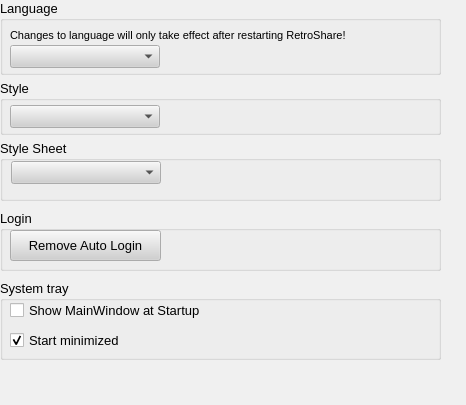
<ui version="4.0" >
 <class>GeneralDialog</class>
 <widget class="QWidget" name="GeneralDialog" >
  <property name="geometry" >
   <rect>
    <x>0</x>
    <y>0</y>
    <width>466</width>
    <height>405</height>
   </rect>
  </property>
  <property name="palette" >
   <palette>
    <active>
     <colorrole role="WindowText" >
      <brush brushstyle="SolidPattern" >
       <color alpha="255" >
        <red>0</red>
        <green>0</green>
        <blue>0</blue>
       </color>
      </brush>
     </colorrole>
     <colorrole role="Button" >
      <brush brushstyle="SolidPattern" >
       <color alpha="255" >
        <red>208</red>
        <green>208</green>
        <blue>208</blue>
       </color>
      </brush>
     </colorrole>
     <colorrole role="Light" >
      <brush brushstyle="SolidPattern" >
       <color alpha="255" >
        <red>255</red>
        <green>255</green>
        <blue>255</blue>
       </color>
      </brush>
     </colorrole>
     <colorrole role="Midlight" >
      <brush brushstyle="SolidPattern" >
       <color alpha="255" >
        <red>247</red>
        <green>247</green>
        <blue>247</blue>
       </color>
      </brush>
     </colorrole>
     <colorrole role="Dark" >
      <brush brushstyle="SolidPattern" >
       <color alpha="255" >
        <red>104</red>
        <green>104</green>
        <blue>104</blue>
       </color>
      </brush>
     </colorrole>
     <colorrole role="Mid" >
      <brush brushstyle="SolidPattern" >
       <color alpha="255" >
        <red>139</red>
        <green>139</green>
        <blue>139</blue>
       </color>
      </brush>
     </colorrole>
     <colorrole role="Text" >
      <brush brushstyle="SolidPattern" >
       <color alpha="255" >
        <red>0</red>
        <green>0</green>
        <blue>0</blue>
       </color>
      </brush>
     </colorrole>
     <colorrole role="BrightText" >
      <brush brushstyle="SolidPattern" >
       <color alpha="255" >
        <red>255</red>
        <green>255</green>
        <blue>255</blue>
       </color>
      </brush>
     </colorrole>
     <colorrole role="ButtonText" >
      <brush brushstyle="SolidPattern" >
       <color alpha="255" >
        <red>0</red>
        <green>0</green>
        <blue>0</blue>
       </color>
      </brush>
     </colorrole>
     <colorrole role="Base" >
      <brush brushstyle="SolidPattern" >
       <color alpha="255" >
        <red>255</red>
        <green>255</green>
        <blue>255</blue>
       </color>
      </brush>
     </colorrole>
     <colorrole role="Window" >
      <brush brushstyle="SolidPattern" >
       <color alpha="255" >
        <red>240</red>
        <green>240</green>
        <blue>240</blue>
       </color>
      </brush>
     </colorrole>
     <colorrole role="Shadow" >
      <brush brushstyle="SolidPattern" >
       <color alpha="255" >
        <red>0</red>
        <green>0</green>
        <blue>0</blue>
       </color>
      </brush>
     </colorrole>
     <colorrole role="Highlight" >
      <brush brushstyle="SolidPattern" >
       <color alpha="255" >
        <red>0</red>
        <green>0</green>
        <blue>128</blue>
       </color>
      </brush>
     </colorrole>
     <colorrole role="HighlightedText" >
      <brush brushstyle="SolidPattern" >
       <color alpha="255" >
        <red>255</red>
        <green>255</green>
        <blue>255</blue>
       </color>
      </brush>
     </colorrole>
     <colorrole role="Link" >
      <brush brushstyle="SolidPattern" >
       <color alpha="255" >
        <red>0</red>
        <green>0</green>
        <blue>255</blue>
       </color>
      </brush>
     </colorrole>
     <colorrole role="LinkVisited" >
      <brush brushstyle="SolidPattern" >
       <color alpha="255" >
        <red>255</red>
        <green>0</green>
        <blue>255</blue>
       </color>
      </brush>
     </colorrole>
     <colorrole role="AlternateBase" >
      <brush brushstyle="SolidPattern" >
       <color alpha="255" >
        <red>231</red>
        <green>231</green>
        <blue>231</blue>
       </color>
      </brush>
     </colorrole>
    </active>
    <inactive>
     <colorrole role="WindowText" >
      <brush brushstyle="SolidPattern" >
       <color alpha="255" >
        <red>0</red>
        <green>0</green>
        <blue>0</blue>
       </color>
      </brush>
     </colorrole>
     <colorrole role="Button" >
      <brush brushstyle="SolidPattern" >
       <color alpha="255" >
        <red>208</red>
        <green>208</green>
        <blue>208</blue>
       </color>
      </brush>
     </colorrole>
     <colorrole role="Light" >
      <brush brushstyle="SolidPattern" >
       <color alpha="255" >
        <red>255</red>
        <green>255</green>
        <blue>255</blue>
       </color>
      </brush>
     </colorrole>
     <colorrole role="Midlight" >
      <brush brushstyle="SolidPattern" >
       <color alpha="255" >
        <red>247</red>
        <green>247</green>
        <blue>247</blue>
       </color>
      </brush>
     </colorrole>
     <colorrole role="Dark" >
      <brush brushstyle="SolidPattern" >
       <color alpha="255" >
        <red>104</red>
        <green>104</green>
        <blue>104</blue>
       </color>
      </brush>
     </colorrole>
     <colorrole role="Mid" >
      <brush brushstyle="SolidPattern" >
       <color alpha="255" >
        <red>139</red>
        <green>139</green>
        <blue>139</blue>
       </color>
      </brush>
     </colorrole>
     <colorrole role="Text" >
      <brush brushstyle="SolidPattern" >
       <color alpha="255" >
        <red>0</red>
        <green>0</green>
        <blue>0</blue>
       </color>
      </brush>
     </colorrole>
     <colorrole role="BrightText" >
      <brush brushstyle="SolidPattern" >
       <color alpha="255" >
        <red>255</red>
        <green>255</green>
        <blue>255</blue>
       </color>
      </brush>
     </colorrole>
     <colorrole role="ButtonText" >
      <brush brushstyle="SolidPattern" >
       <color alpha="255" >
        <red>0</red>
        <green>0</green>
        <blue>0</blue>
       </color>
      </brush>
     </colorrole>
     <colorrole role="Base" >
      <brush brushstyle="SolidPattern" >
       <color alpha="255" >
        <red>255</red>
        <green>255</green>
        <blue>255</blue>
       </color>
      </brush>
     </colorrole>
     <colorrole role="Window" >
      <brush brushstyle="SolidPattern" >
       <color alpha="255" >
        <red>240</red>
        <green>240</green>
        <blue>240</blue>
       </color>
      </brush>
     </colorrole>
     <colorrole role="Shadow" >
      <brush brushstyle="SolidPattern" >
       <color alpha="255" >
        <red>0</red>
        <green>0</green>
        <blue>0</blue>
       </color>
      </brush>
     </colorrole>
     <colorrole role="Highlight" >
      <brush brushstyle="SolidPattern" >
       <color alpha="255" >
        <red>192</red>
        <green>192</green>
        <blue>192</blue>
       </color>
      </brush>
     </colorrole>
     <colorrole role="HighlightedText" >
      <brush brushstyle="SolidPattern" >
       <color alpha="255" >
        <red>0</red>
        <green>0</green>
        <blue>0</blue>
       </color>
      </brush>
     </colorrole>
     <colorrole role="Link" >
      <brush brushstyle="SolidPattern" >
       <color alpha="255" >
        <red>0</red>
        <green>0</green>
        <blue>255</blue>
       </color>
      </brush>
     </colorrole>
     <colorrole role="LinkVisited" >
      <brush brushstyle="SolidPattern" >
       <color alpha="255" >
        <red>255</red>
        <green>0</green>
        <blue>255</blue>
       </color>
      </brush>
     </colorrole>
     <colorrole role="AlternateBase" >
      <brush brushstyle="SolidPattern" >
       <color alpha="255" >
        <red>231</red>
        <green>231</green>
        <blue>231</blue>
       </color>
      </brush>
     </colorrole>
    </inactive>
    <disabled>
     <colorrole role="WindowText" >
      <brush brushstyle="SolidPattern" >
       <color alpha="255" >
        <red>104</red>
        <green>104</green>
        <blue>104</blue>
       </color>
      </brush>
     </colorrole>
     <colorrole role="Button" >
      <brush brushstyle="SolidPattern" >
       <color alpha="255" >
        <red>208</red>
        <green>208</green>
        <blue>208</blue>
       </color>
      </brush>
     </colorrole>
     <colorrole role="Light" >
      <brush brushstyle="SolidPattern" >
       <color alpha="255" >
        <red>255</red>
        <green>255</green>
        <blue>255</blue>
       </color>
      </brush>
     </colorrole>
     <colorrole role="Midlight" >
      <brush brushstyle="SolidPattern" >
       <color alpha="255" >
        <red>247</red>
        <green>247</green>
        <blue>247</blue>
       </color>
      </brush>
     </colorrole>
     <colorrole role="Dark" >
      <brush brushstyle="SolidPattern" >
       <color alpha="255" >
        <red>104</red>
        <green>104</green>
        <blue>104</blue>
       </color>
      </brush>
     </colorrole>
     <colorrole role="Mid" >
      <brush brushstyle="SolidPattern" >
       <color alpha="255" >
        <red>139</red>
        <green>139</green>
        <blue>139</blue>
       </color>
      </brush>
     </colorrole>
     <colorrole role="Text" >
      <brush brushstyle="SolidPattern" >
       <color alpha="255" >
        <red>104</red>
        <green>104</green>
        <blue>104</blue>
       </color>
      </brush>
     </colorrole>
     <colorrole role="BrightText" >
      <brush brushstyle="SolidPattern" >
       <color alpha="255" >
        <red>255</red>
        <green>255</green>
        <blue>255</blue>
       </color>
      </brush>
     </colorrole>
     <colorrole role="ButtonText" >
      <brush brushstyle="SolidPattern" >
       <color alpha="255" >
        <red>104</red>
        <green>104</green>
        <blue>104</blue>
       </color>
      </brush>
     </colorrole>
     <colorrole role="Base" >
      <brush brushstyle="SolidPattern" >
       <color alpha="255" >
        <red>240</red>
        <green>240</green>
        <blue>240</blue>
       </color>
      </brush>
     </colorrole>
     <colorrole role="Window" >
      <brush brushstyle="SolidPattern" >
       <color alpha="255" >
        <red>240</red>
        <green>240</green>
        <blue>240</blue>
       </color>
      </brush>
     </colorrole>
     <colorrole role="Shadow" >
      <brush brushstyle="SolidPattern" >
       <color alpha="255" >
        <red>0</red>
        <green>0</green>
        <blue>0</blue>
       </color>
      </brush>
     </colorrole>
     <colorrole role="Highlight" >
      <brush brushstyle="SolidPattern" >
       <color alpha="255" >
        <red>0</red>
        <green>0</green>
        <blue>128</blue>
       </color>
      </brush>
     </colorrole>
     <colorrole role="HighlightedText" >
      <brush brushstyle="SolidPattern" >
       <color alpha="255" >
        <red>255</red>
        <green>255</green>
        <blue>255</blue>
       </color>
      </brush>
     </colorrole>
     <colorrole role="Link" >
      <brush brushstyle="SolidPattern" >
       <color alpha="255" >
        <red>0</red>
        <green>0</green>
        <blue>255</blue>
       </color>
      </brush>
     </colorrole>
     <colorrole role="LinkVisited" >
      <brush brushstyle="SolidPattern" >
       <color alpha="255" >
        <red>255</red>
        <green>0</green>
        <blue>255</blue>
       </color>
      </brush>
     </colorrole>
     <colorrole role="AlternateBase" >
      <brush brushstyle="SolidPattern" >
       <color alpha="255" >
        <red>231</red>
        <green>231</green>
        <blue>231</blue>
       </color>
      </brush>
     </colorrole>
    </disabled>
   </palette>
  </property>
  <property name="font" >
   <font>
    <family>Arial</family>
    <pointsize>10</pointsize>
    <weight>50</weight>
    <italic>false</italic>
    <bold>false</bold>
    <underline>false</underline>
    <strikeout>false</strikeout>
   </font>
  </property>
  <property name="contextMenuPolicy" >
   <enum>Qt::NoContextMenu</enum>
  </property>
  <widget class="QGroupBox" name="grpStyle" >
   <property name="geometry" >
    <rect>
     <x>0</x>
     <y>80</y>
     <width>441</width>
     <height>55</height>
    </rect>
   </property>
   <property name="contextMenuPolicy" >
    <enum>Qt::NoContextMenu</enum>
   </property>
   <property name="toolTip" >
    <string/>
   </property>
   <property name="title" >
    <string>Style</string>
   </property>
   <widget class="QWidget" name="layoutWidget" >
    <property name="geometry" >
     <rect>
      <x>10</x>
      <y>24</y>
      <width>341</width>
      <height>26</height>
     </rect>
    </property>
    <layout class="QGridLayout" >
     <property name="margin" >
      <number>0</number>
     </property>
     <property name="spacing" >
      <number>6</number>
     </property>
     <item row="0" column="0" >
      <widget class="QComboBox" name="cmboStyle" >
       <property name="minimumSize" >
        <size>
         <width>150</width>
         <height>0</height>
        </size>
       </property>
       <property name="contextMenuPolicy" >
        <enum>Qt::NoContextMenu</enum>
       </property>
       <property name="toolTip" >
        <string>&lt;html>&lt;head>&lt;meta name="qrichtext" content="1" />&lt;style type="text/css">
p, li { white-space: pre-wrap; }
&lt;/style>&lt;/head>&lt;body style=" font-family:'Arial'; font-size:10pt; font-weight:400; font-style:normal; text-decoration:none;">
&lt;p style=" margin-top:0px; margin-bottom:0px; margin-left:0px; margin-right:0px; -qt-block-indent:0; text-indent:0px;">Choose RetroShare's interface style&lt;/p>&lt;/body>&lt;/html></string>
       </property>
       <property name="editable" >
        <bool>false</bool>
       </property>
      </widget>
     </item>
     <item row="0" column="1" >
      <spacer>
       <property name="orientation" >
        <enum>Qt::Horizontal</enum>
       </property>
       <property name="sizeHint" stdset="0" >
        <size>
         <width>40</width>
         <height>20</height>
        </size>
       </property>
      </spacer>
     </item>
    </layout>
   </widget>
  </widget>
  <widget class="QGroupBox" name="grpLanguage" >
   <property name="geometry" >
    <rect>
     <x>0</x>
     <y>0</y>
     <width>441</width>
     <height>75</height>
    </rect>
   </property>
   <property name="contextMenuPolicy" >
    <enum>Qt::NoContextMenu</enum>
   </property>
   <property name="title" >
    <string>Language</string>
   </property>
   <widget class="QWidget" name="layoutWidget_2" >
    <property name="geometry" >
     <rect>
      <x>10</x>
      <y>44</y>
      <width>341</width>
      <height>26</height>
     </rect>
    </property>
    <layout class="QGridLayout" >
     <property name="margin" >
      <number>0</number>
     </property>
     <property name="spacing" >
      <number>6</number>
     </property>
     <item row="0" column="1" >
      <spacer>
       <property name="orientation" >
        <enum>Qt::Horizontal</enum>
       </property>
       <property name="sizeHint" stdset="0" >
        <size>
         <width>300</width>
         <height>16</height>
        </size>
       </property>
      </spacer>
     </item>
     <item row="0" column="0" >
      <widget class="QComboBox" name="cmboLanguage" >
       <property name="minimumSize" >
        <size>
         <width>150</width>
         <height>0</height>
        </size>
       </property>
       <property name="contextMenuPolicy" >
        <enum>Qt::NoContextMenu</enum>
       </property>
       <property name="toolTip" >
        <string>&lt;html>&lt;head>&lt;meta name="qrichtext" content="1" />&lt;style type="text/css">
p, li { white-space: pre-wrap; }
&lt;/style>&lt;/head>&lt;body style=" font-family:'Arial'; font-size:10pt; font-weight:400; font-style:normal; text-decoration:none;">
&lt;p style=" margin-top:0px; margin-bottom:0px; margin-left:0px; margin-right:0px; -qt-block-indent:0; text-indent:0px;">Choose the language used in RetroShare&lt;/p>&lt;/body>&lt;/html></string>
       </property>
       <property name="editable" >
        <bool>false</bool>
       </property>
       <property name="iconSize" >
        <size>
         <width>24</width>
         <height>16</height>
        </size>
       </property>
      </widget>
     </item>
    </layout>
   </widget>
   <widget class="QLabel" name="label" >
    <property name="geometry" >
     <rect>
      <x>10</x>
      <y>27</y>
      <width>591</width>
      <height>17</height>
     </rect>
    </property>
    <property name="contextMenuPolicy" >
     <enum>Qt::NoContextMenu</enum>
    </property>
    <property name="text" >
     <string>&lt;html>&lt;head>&lt;meta name="qrichtext" content="1" />&lt;/head>&lt;body style=" white-space: pre-wrap; font-family:Arial; font-size:8pt; font-weight:400; font-style:normal; text-decoration:none;">&lt;p style=" margin-top:0px; margin-bottom:0px; margin-left:0px; margin-right:0px; -qt-block-indent:0; text-indent:0px;">Changes to language will only take effect after restarting RetroShare!&lt;/p>&lt;/body>&lt;/html></string>
    </property>
   </widget>
  </widget>
  <widget class="QGroupBox" name="groupBox" >
   <property name="geometry" >
    <rect>
     <x>0</x>
     <y>140</y>
     <width>441</width>
     <height>61</height>
    </rect>
   </property>
   <property name="title" >
    <string>Style Sheet</string>
   </property>
   <widget class="QWidget" name="layoutWidget" >
    <property name="geometry" >
     <rect>
      <x>11</x>
      <y>20</y>
      <width>341</width>
      <height>25</height>
     </rect>
    </property>
    <layout class="QGridLayout" >
     <property name="margin" >
      <number>0</number>
     </property>
     <property name="spacing" >
      <number>6</number>
     </property>
     <item row="0" column="1" >
      <spacer>
       <property name="orientation" >
        <enum>Qt::Horizontal</enum>
       </property>
       <property name="sizeHint" stdset="0" >
        <size>
         <width>181</width>
         <height>20</height>
        </size>
       </property>
      </spacer>
     </item>
     <item row="0" column="0" >
      <widget class="QComboBox" name="styleSheetCombo" >
       <property name="minimumSize" >
        <size>
         <width>150</width>
         <height>0</height>
        </size>
       </property>
      </widget>
     </item>
    </layout>
   </widget>
  </widget>
  <widget class="QGroupBox" name="grpLogin" >
   <property name="geometry" >
    <rect>
     <x>0</x>
     <y>210</y>
     <width>441</width>
     <height>61</height>
    </rect>
   </property>
   <property name="title" >
    <string>Login</string>
   </property>
   <widget class="QPushButton" name="autoButton" >
    <property name="geometry" >
     <rect>
      <x>10</x>
      <y>20</y>
      <width>151</width>
      <height>31</height>
     </rect>
    </property>
    <property name="text" >
     <string>Remove Auto Login</string>
    </property>
   </widget>
  </widget>
  <widget class="QGroupBox" name="groupBox_2" >
   <property name="geometry" >
    <rect>
     <x>0</x>
     <y>280</y>
     <width>441</width>
     <height>80</height>
    </rect>
   </property>
   <property name="title" >
    <string>System tray</string>
   </property>
   <widget class="QCheckBox" name="chkShowOnStartup" >
    <property name="geometry" >
     <rect>
      <x>10</x>
      <y>20</y>
      <width>401</width>
      <height>20</height>
     </rect>
    </property>
    <property name="text" >
     <string>Show MainWindow at Startup</string>
    </property>
    <property name="checked" >
     <bool>false</bool>
    </property>
   </widget>
   <widget class="QCheckBox" name="checkStartMinimized" >
    <property name="geometry" >
     <rect>
      <x>10</x>
      <y>50</y>
      <width>401</width>
      <height>20</height>
     </rect>
    </property>
    <property name="text" >
     <string>Start minimized</string>
    </property>
    <property name="checked" >
     <bool>true</bool>
    </property>
   </widget>
  </widget>
 </widget>
 <tabstops>
  <tabstop>cmboLanguage</tabstop>
  <tabstop>cmboStyle</tabstop>
  <tabstop>styleSheetCombo</tabstop>
  <tabstop>autoButton</tabstop>
 </tabstops>
 <resources>
  <include location="../images.qrc" />
 </resources>
 <connections/>
</ui>
